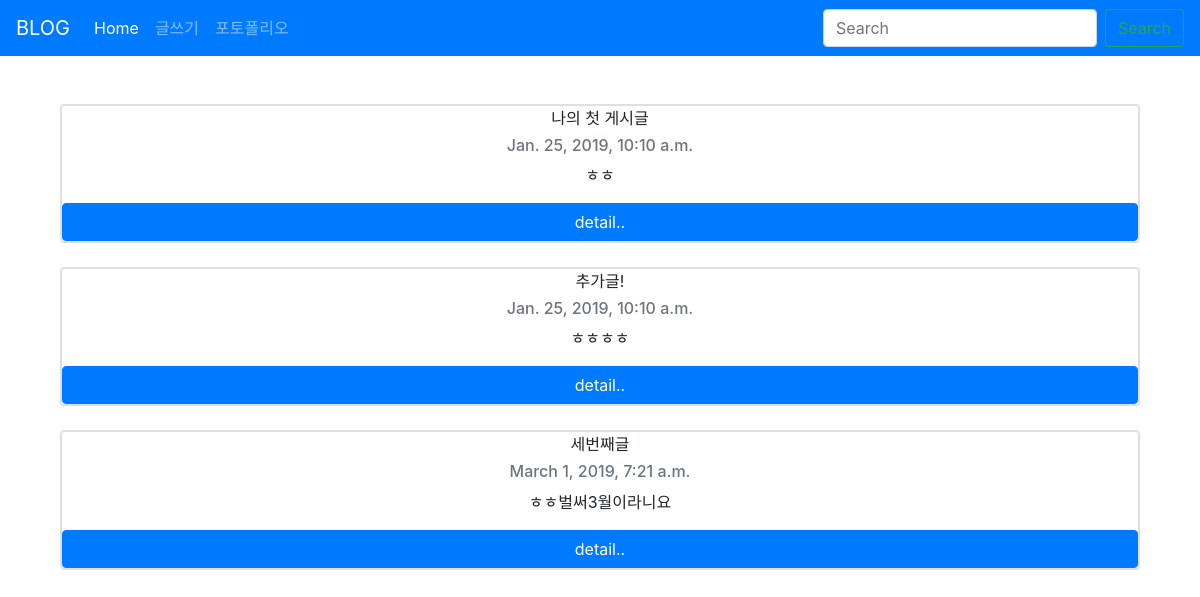
Before: / with the older database file.
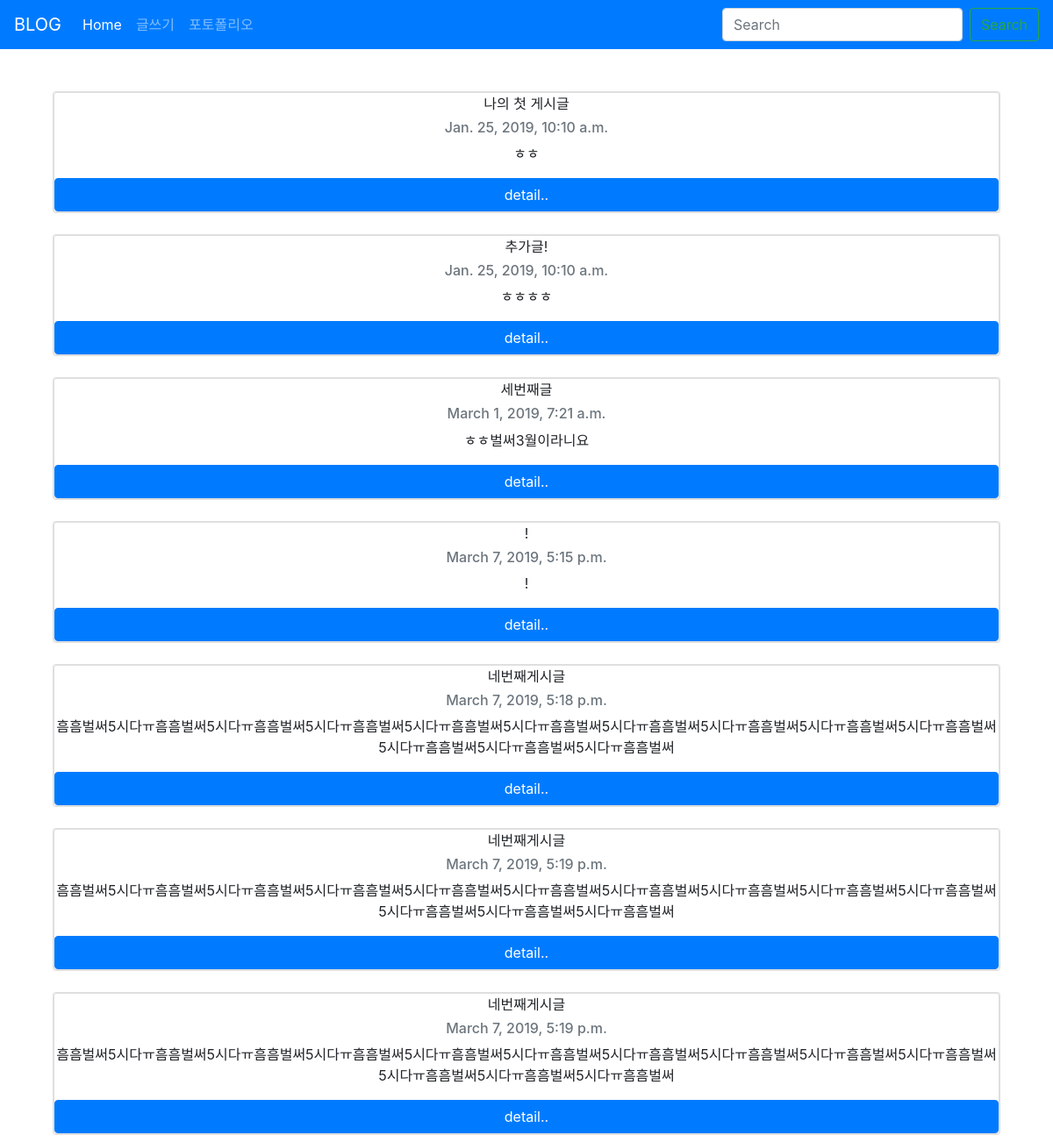
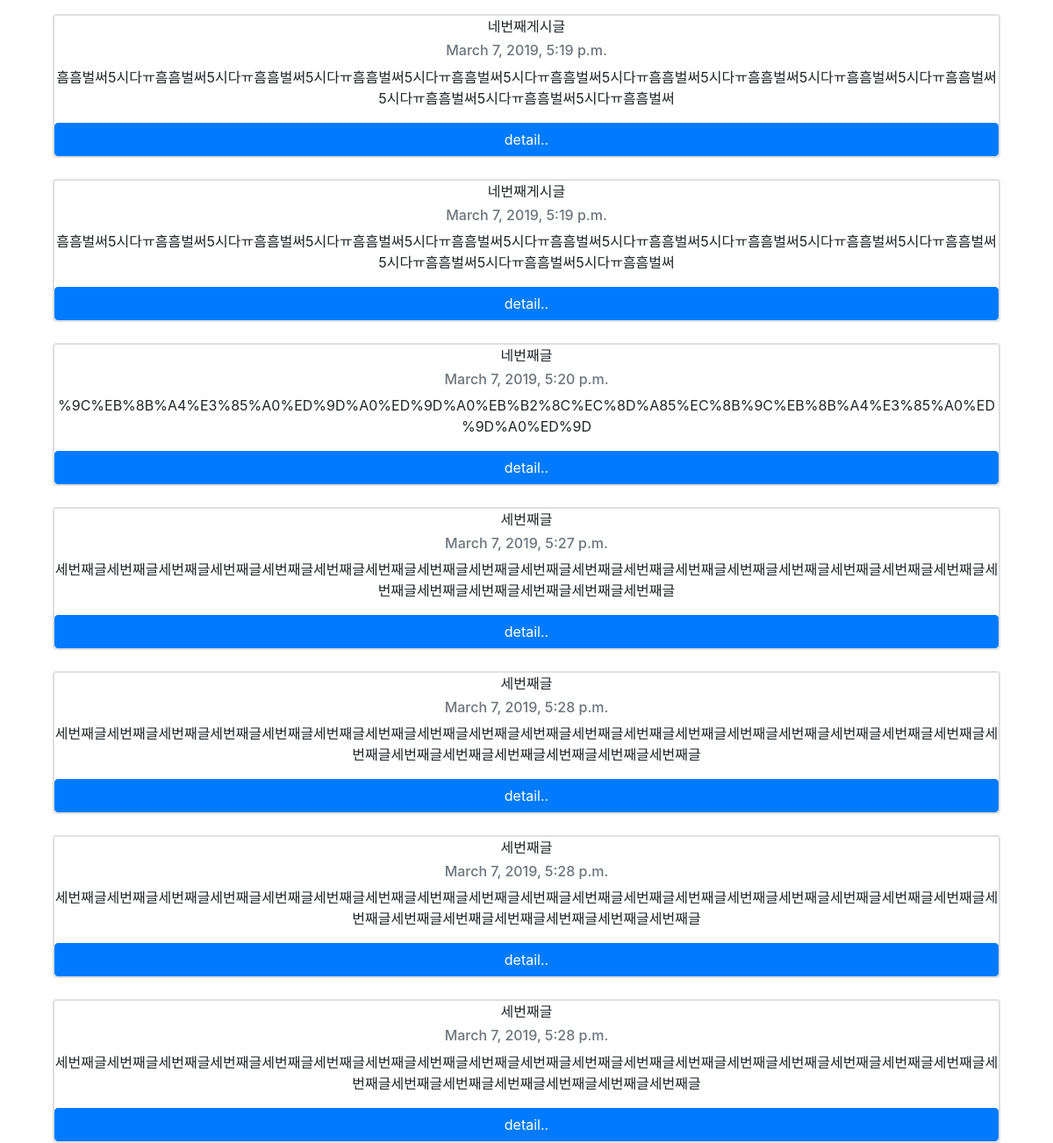
After: the same page with the newer database file (2 pictures, top to bottom).
### blog/models.py (models this page shows, shortened)
class Blog(models.Model):
    title = models.CharField(max_length=200)
    pub_date = models.DateTimeField('date published')
    body = models.TextField()
    def summary(self):
        return self.body[:100]

### blog/views.py (the view)
# urls.py: 2. Add a URL to urlpatterns:  path('', views.home, name='home')
def home(request):
    blogs = Blog.objects #쿼리셋 #메소드 #기능을표시
    return render(request, 'home.html' , {'blogs':blogs})

### blog/templates/home.html (shortened to what this page needs)
{% extends 'base.html'%}
{% block content %}<br>
{% for blog in blogs.all%}<br>
<div class="container">
    <div class="card">
    <div class="card body" align="center">
        <div class="card-title">{{blog.title}}</div>
        <h6 class="card-subtitle mb-2 text-muted">{{blog.pub_date}}</h6>
        <p class="card-text">{{blog.summary}}</p>
        <a href="{% url 'detail' blog.id %}" class="btn btn-primary">detail..</a>
    </div>
    </div>
</div>
{% endfor %}
{% endblock %}

### blog/templates/base.html (shortened to what this page needs)
<head>
    <link rel="stylesheet" href="https://stackpath.bootstrapcdn.com/bootstrap/4.3.1/css/bootstrap.min.css"
>
</head>
<body>
    <nav class="navbar navbar-expand-lg navbar-dark bg-primary">
        <a class="navbar-brand" href="#">BLOG</a>
        <div class="collapse navbar-collapse" id="navbarSupportedContent">
            <ul class="navbar-nav mr-auto">
                <li class="nav-item active">
                    <a class="nav-link" href="#">Home
                    </a>
                </li>
                <li class="nav-item">
                    <a class="nav-link" href="{% url 'post' %}">글쓰기</a>
                </li>
                <li class="nav-item">
                    <a class="nav-link" href="{% url 'portfolio' %}">포토폴리오</a>
                </li>
            </ul>
            <form class="form-inline my-2 my-lg-0">
                <input class="form-control mr-sm-2" type="search" placeholder="Search" aria-label="Search">
                <button class="btn btn-outline-success my-2 my-sm-0" type="submit">Search</button>
            </form>
        </div>
    </nav>
<div class="container">
{% block content %}
{% endblock %}
</div>
</body>

Changed rows visible on the page:
added Blog: title "!", pub_date "March 7, 2019, 5:15 p.m.", summary "!"
added Blog: title "네번째게시글", pub_date "March 7, 2019, 5:18 p.m.", summary "흠흠벌써5시다ㅠ흠흠벌써5시다ㅠ흠흠벌써5시다ㅠ흠흠벌써5시다ㅠ흠흠벌써5시다ㅠ흠흠벌써5시다ㅠ흠흠벌써5시다ㅠ흠흠벌써5시다ㅠ흠흠벌써5시다ㅠ흠흠벌써5시다ㅠ흠흠벌써5시다ㅠ흠흠벌써5시다ㅠ흠흠벌써"
added Blog: title "네번째게시글", pub_date "March 7, 2019, 5:19 p.m.", summary "흠흠벌써5시다ㅠ흠흠벌써5시다ㅠ흠흠벌써5시다ㅠ흠흠벌써5시다ㅠ흠흠벌써5시다ㅠ흠흠벌써5시다ㅠ흠흠벌써5시다ㅠ흠흠벌써5시다ㅠ흠흠벌써5시다ㅠ흠흠벌써5시다ㅠ흠흠벌써5시다ㅠ흠흠벌써5시다ㅠ흠흠벌써"
added Blog: title "네번째게시글", pub_date "March 7, 2019, 5:19 p.m.", summary "흠흠벌써5시다ㅠ흠흠벌써5시다ㅠ흠흠벌써5시다ㅠ흠흠벌써5시다ㅠ흠흠벌써5시다ㅠ흠흠벌써5시다ㅠ흠흠벌써5시다ㅠ흠흠벌써5시다ㅠ흠흠벌써5시다ㅠ흠흠벌써5시다ㅠ흠흠벌써5시다ㅠ흠흠벌써5시다ㅠ흠흠벌써"
added Blog: title "네번째게시글", pub_date "March 7, 2019, 5:19 p.m.", summary "흠흠벌써5시다ㅠ흠흠벌써5시다ㅠ흠흠벌써5시다ㅠ흠흠벌써5시다ㅠ흠흠벌써5시다ㅠ흠흠벌써5시다ㅠ흠흠벌써5시다ㅠ흠흠벌써5시다ㅠ흠흠벌써5시다ㅠ흠흠벌써5시다ㅠ흠흠벌써5시다ㅠ흠흠벌써5시다ㅠ흠흠벌써"
added Blog: title "네번째게시글", pub_date "March 7, 2019, 5:19 p.m.", summary "흠흠벌써5시다ㅠ흠흠벌써5시다ㅠ흠흠벌써5시다ㅠ흠흠벌써5시다ㅠ흠흠벌써5시다ㅠ흠흠벌써5시다ㅠ흠흠벌써5시다ㅠ흠흠벌써5시다ㅠ흠흠벌써5시다ㅠ흠흠벌써5시다ㅠ흠흠벌써5시다ㅠ흠흠벌써5시다ㅠ흠흠벌써"
added Blog: title "네번째글", pub_date "March 7, 2019, 5:20 p.m.", summary "%9C%EB%8B%A4%E3%85%A0%ED%9D%A0%ED%9D%A0%EB%B2%8C%EC%8D%A85%EC%8B%9C%EB%8B%A4%E3%85%A0%ED%9D%A0%ED%9D"
added Blog: title "세번째글", pub_date "March 7, 2019, 5:27 p.m.", summary "세번째글세번째글세번째글세번째글세번째글세번째글세번째글세번째글세번째글세번째글세번째글세번째글세번째글세번째글세번째글세번째글세번째글세번째글세번째글세번째글세번째글세번째글세번째글세번째글"
added Blog: title "세번째글", pub_date "March 7, 2019, 5:28 p.m.", summary "세번째글세번째글세번째글세번째글세번째글세번째글세번째글세번째글세번째글세번째글세번째글세번째글세번째글세번째글세번째글세번째글세번째글세번째글세번째글세번째글세번째글세번째글세번째글세번째글세번째글"
added Blog: title "세번째글", pub_date "March 7, 2019, 5:28 p.m.", summary "세번째글세번째글세번째글세번째글세번째글세번째글세번째글세번째글세번째글세번째글세번째글세번째글세번째글세번째글세번째글세번째글세번째글세번째글세번째글세번째글세번째글세번째글세번째글세번째글세번째글"
added Blog: title "세번째글", pub_date "March 7, 2019, 5:28 p.m.", summary "세번째글세번째글세번째글세번째글세번째글세번째글세번째글세번째글세번째글세번째글세번째글세번째글세번째글세번째글세번째글세번째글세번째글세번째글세번째글세번째글세번째글세번째글세번째글세번째글세번째글"
